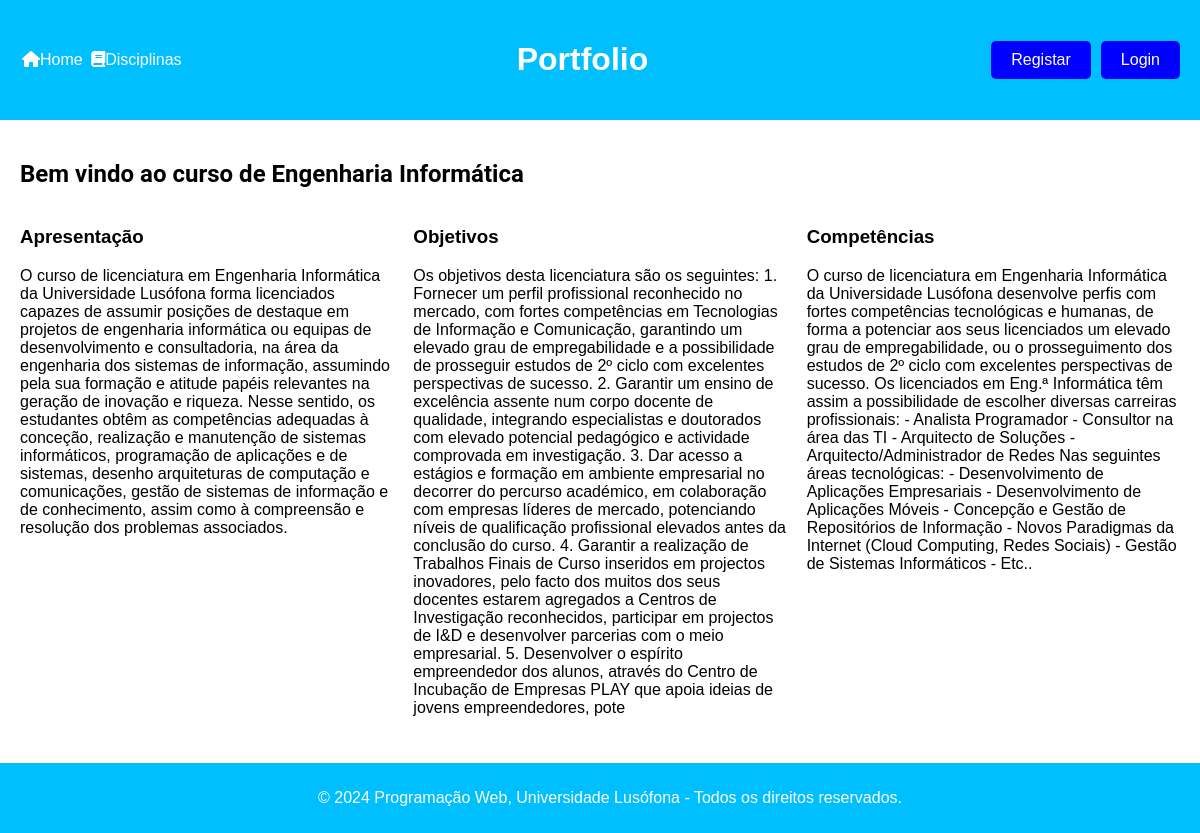
Page /curso/ on the committed database.
### curso/models.py (models this page shows, shortened)
class Curso(models.Model):
    nome = models.CharField(max_length=100)
    apresentacao = models.TextField()
    objetivos = models.TextField()
    competencias = models.TextField()

### curso/views.py (the view)
# urls.py: path('', views.curso_views, name='curso'),
def curso_views(request):
    curso = Curso.objects.first()
    context = {'curso': curso}
    return render(request, "curso/curso.html", context)

### curso/templates/curso/curso.html (shortened to what this page needs)
{% extends "curso/layout.html" %}
{% block content %}
    {% load static %}
    <link rel="stylesheet" type="text/css" href="{% static 'curso/estilos.css' %}">
    <h2>Bem vindo ao curso de Engenharia Informática</h2>
    <div class="container">
        <div class="column">
            <h3>Apresentação</h3>
            <p>{{ curso.apresentacao }}</p>
        </div>
        <div class="column">
            <h3>Objetivos</h3>
            <p>{{ curso.objetivos }}</p>
        </div>
        <div class="column">
            <h3>Competências</h3>
            <p>{{ curso.competencias }}</p>
        </div>
    </div>
{% endblock %}

### curso/static/curso/estilos.css (style rules this page uses)
body { font-family: "Copperplate Gothic", sans-serif; margin: 0; padding: 0; }
h2 { font-family: 'Roboto', sans-serif; font-weight: bold; }
h3, h4, h5 { font-family: 'Gill Sans', sans-serif; }
.container { display: flex; flex-wrap: wrap; gap: 20px; }
.column { flex: 1; }

### rows in the picture
Curso: apresentacao "O curso de licenciatura em Engenharia Informática da Universidade Lusófona forma licenciados capazes de assumir posições de destaque em projetos de engenharia informática ou equipas de desenvolvimento e consultadoria, na área da engenharia dos sistemas de informação, assumindo pela sua formação e atitude papéis relevantes na geração de inovação e riqueza. Nesse sentido, os estudantes obtêm as competências adequadas à conceção, realização e manutenção de sistemas informáticos, programação de aplicações e de sistemas, desenho arquiteturas de computação e comunicações, gestão de sistemas de informação e de conhecimento, assim como à compreensão e resolução dos problemas associados.", objetivos "Os objetivos desta licenciatura são os seguintes: 1. Fornecer um perfil profissional reconhecido no mercado, com fortes competências em Tecnologias de Informação e Comunicação, garantindo um elevado grau de empregabilidade e a possibilidade de prosseguir estudos de 2º ciclo com excelentes perspectivas de sucesso. 2. Garantir um ensino de excelência assente num corpo docente de qualidade, integrando especialistas e doutorados com elevado potencial pedagógico e actividade comprovada em investigação. 3. Dar acesso a estágios e formação em ambiente empresarial no decorrer do percurso académico, em colaboração com empresas líderes de mercado, potenciando níveis de qualificação profissional…", competencias "O curso de licenciatura em Engenharia Informática da Universidade Lusófona desenvolve perfis com fortes competências tecnológicas e humanas, de forma a potenciar aos seus licenciados um elevado grau de empregabilidade, ou o prosseguimento dos estudos de 2º ciclo com excelentes perspectivas de sucesso. Os licenciados em Eng.ª Informática têm assim a possibilidade de escolher diversas carreiras profissionais: - Analista Programador - Consultor na área das TI - Arquitecto de Soluções - Arquitecto/Administrador de Redes Nas seguintes áreas tecnológicas: - Desenvolvimento de Aplicações Empresariais - Desenvolvimento de Aplicações Móveis - Concepção e Gestão de Repositórios de Informação - Novos…"
